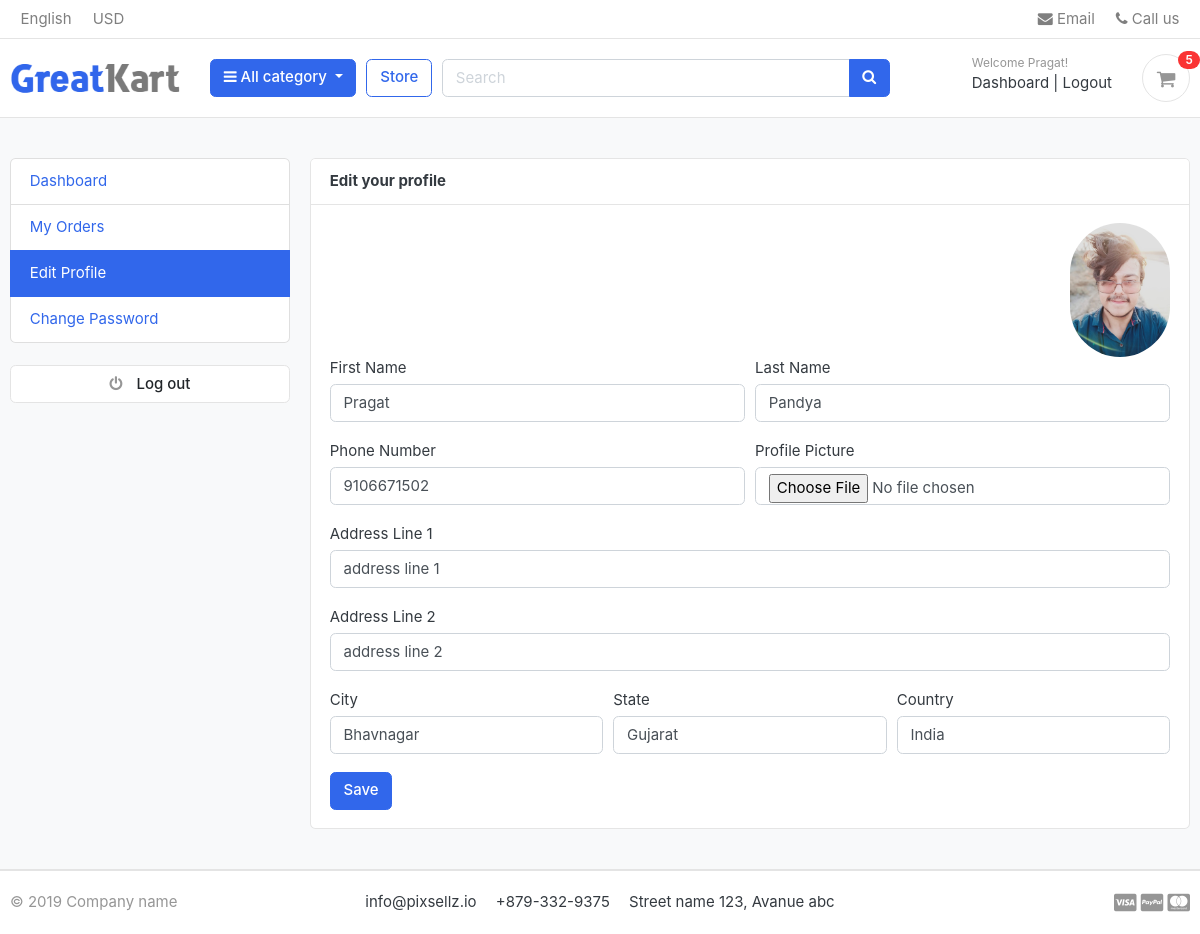
/accounts/edit_profile/ (signed in), run on the app's committed database.
### accounts/models.py (models this page shows, shortened)
class Account(AbstractBaseUser):
    first_name      = models.CharField(max_length=50)
    last_name       = models.CharField(max_length=50)
    username        = models.CharField(max_length=50, unique=True)
    email           = models.EmailField(max_length=100, unique=True)
    phone_number    = models.CharField(max_length=50)
    date_joined     = models.DateTimeField(auto_now_add=True)
    last_login      = models.DateTimeField(auto_now_add=True)
    is_admin        = models.BooleanField(default=False)
    is_staff        = models.BooleanField(default=False)
    is_active        = models.BooleanField(default=False)
    is_superadmin        = models.BooleanField(default=False)
    USERNAME_FIELD = 'email'
    REQUIRED_FIELDS = ['username', 'first_name', 'last_name']
    objects = MyAccountManager()

class UserProfile(models.Model):
    user = models.OneToOneField(Account, on_delete=models.CASCADE)
    address_line_1 = models.CharField(blank=True, max_length=100)
    address_line_2 = models.CharField(blank=True, max_length=100)
    profile_picture = models.ImageField(blank=True, upload_to='userprofile')
    city = models.CharField(blank=True, max_length=20)
    state = models.CharField(blank=True, max_length=20)
    country = models.CharField(blank=True, max_length=20)

### accounts/views.py (the view)
# urls.py: path('edit_profile/', views.edit_profile, name='edit_profile'),
@login_required(login_url='login')
def edit_profile(request):
    userprofile = get_object_or_404(UserProfile, user=request.user)
    if request.method == 'POST':
        user_form = UserForm(request.POST, instance=request.user)
        profile_form = UserProfileForm(request.POST, request.FILES, instance=userprofile)
        if user_form.is_valid() and profile_form.is_valid():
            user_form.save()
            profile_form.save()
            messages.success(request, 'Your profile has been updated.')
            return redirect('edit_profile')
    else:
        user_form = UserForm(instance=request.user)
        profile_form = UserProfileForm(instance=userprofile)
    context = {
        'user_form': user_form,
        'profile_form': profile_form,
        'userprofile': userprofile,
    }
    return render(request, 'accounts/edit_profile.html', context)

### accounts/forms.py
class UserForm(forms.ModelForm):
    class Meta:
        model = Account
        fields = ('first_name', 'last_name', 'phone_number')
    def __init__(self, *args, **kwargs):
        super(UserForm, self).__init__(*args, **kwargs)
        for field in self.fields:
            self.fields[field].widget.attrs['class'] = 'form-control'

class UserProfileForm(forms.ModelForm):
    profile_picture = forms.ImageField(required=False, error_messages = {'invalid':("Image files only")}, widget=forms.FileInput)
    class Meta:
        model = UserProfile
        fields = ('address_line_1', 'address_line_2', 'city', 'state', 'country', 'profile_picture')
    def __init__(self, *args, **kwargs):
        super(UserProfileForm, self).__init__(*args, **kwargs)
        for field in self.fields:
            self.fields[field].widget.attrs['class'] = 'form-control'

### carts/context_processors.py (called while the page is built)
def counter(request):
    cart_count = 0
    if 'admin' in request.path:
        return {}
    else:
        try:
            cart = Cart.objects.filter(cart_id=_cart_id(request))
            if request.user.is_authenticated:
                cart_items = CartItem.objects.all().filter(user=request.user)
            else:
                cart_items = CartItem.objects.all().filter(cart=cart[:1])
            for cart_item in cart_items:
                cart_count += cart_item.quantity
        except Cart.DoesNotExist:
            cart_count = 0
    return dict(cart_count=cart_count)

### carts/views.py (called while the page is built)
def _cart_id(request):
    cart = request.session.session_key
    if not cart:
        cart = request.session.create()
    return cart

### category/context_processors.py (called while the page is built)
def menu_links(request):
    links = Category.objects.all()
    return dict(links=links)

### category/models.py (called while the page is built)
    def get_url(self):
            return reverse('products_by_category', args=[self.slug])

### templates/accounts/edit_profile.html (shortened to what this page needs)
{% extends 'base.html' %}
{% block content %}
<section class="section-conten padding-y bg">
<div class="container">
	<div class="row">
	{% include 'includes/dashboard_sidebar.html' %}
	<main class="col-md-9">
		<article class="card">
		<header class="card-header">
			<strong class="d-inline-block mr-3">Edit your profile</strong>
		</header>
		<div class="card-body">
			<div class="text-right">
				<img src="{{userprofile.profile_picture.url}}" alt="Profile Picture" width="100" style="border-radius:50px;">
			</div>
			<div class="row">
			<div class="col-md-12">
				<form action="{% url 'edit_profile' %}" method="POST" enctype="multipart/form-data">
					<div class="form-row">
						<div class="form-group col-md-6">
							<label>First Name</label>
							{{user_form.first_name}}
						</div>
						<div class="form-group col-md-6">
							<label>Last Name</label>
							{{user_form.last_name}}
						</div>
					</div>
					<div class="form-row">
						<div class="form-group col-md-6">
							<label>Phone Number</label>
							{{user_form.phone_number}}
						</div>
						<div class="form-group col-md-6">
							<label>Profile Picture</label>
							{{profile_form.profile_picture}}
						</div>
					</div>
					<div class="form-group">
						<label>Address Line 1</label>
						{{profile_form.address_line_1}}
					</div>
					<div class="form-group">
						<label>Address Line 2</label>
						{{profile_form.address_line_2}}
					</div>
					<div class="form-row">
						<div class="form-group col-md-4">
							<label>City</label>
							{{profile_form.city}}
						</div>
						<div class="form-group col-md-4">
							<label>State</label>
							{{profile_form.state}}
						</div>
						<div class="form-group col-md-4">
							<label>Country</label>
							{{profile_form.country}}
						</div>
					</div>
					<input type="submit" value="Save" class="btn btn-primary">
				</form>
			</div>
			</div>
		</div>
		</article>
	</main>
</div>
</div>
</section>
{% endblock %}

### templates/includes/navbar.html (shortened to what this page needs)
{% load static %}
<header class="section-header">
<nav class="navbar p-md-0 navbar-expand-sm navbar-light border-bottom">
<div class="container">
  <div class="collapse navbar-collapse" id="navbarTop4">
    <ul class="navbar-nav mr-auto">
      <li class="nav-item dropdown">
      <a href="#" class="nav-link">   English </a>
    </li>
    <li class="nav-item dropdown">
      <a href="#" class="nav-link"> USD </a>
    </li>
    </ul>
    <ul class="navbar-nav">
    <li><a href="#" class="nav-link"> <i class="fa fa-envelope"></i> Email </a></li>
    <li><a href="#" class="nav-link"> <i class="fa fa-phone"></i> Call us </a></li>
  </ul>
  </div>
</div>
</nav>
<section class="header-main border-bottom">
  <div class="container">
<div class="row align-items-center">
  <div class="col-lg-2 col-md-3 col-6">
    <a href="{% url 'home' %}" class="brand-wrap">
      <img class="logo" src="{% static './images/logo.png' %}">
    </a>
  </div>
  <div class="col-lg col-sm col-md col-6 flex-grow-0">
    <div class="category-wrap dropdown d-inline-block float-right">
      <button type="button" class="btn btn-primary dropdown-toggle" data-toggle="dropdown">
        <i class="fa fa-bars"></i> All category
      </button>
    </div>
  </div>
  <a href="{% url 'store' %}" class="btn btn-outline-primary">Store</a>
  <div class="col-lg  col-md-6 col-sm-12 col">
    <form action="{% url 'search' %}" class="search" method='GET'>
      <div class="input-group w-100">
          <input type="text" class="form-control" style="width:60%;" placeholder="Search" name="keyword">
          <div class="input-group-append">
            <button class="btn btn-primary" type="submit">
              <i class="fa fa-search"></i>
            </button>
          </div>
        </div>
    </form>
  </div>
  <div class="col-lg-3 col-sm-6 col-8 order-2 order-lg-3">
        <div class="d-flex justify-content-end mb-3 mb-lg-0">
          {% if user.id is None %}
          <div class="widget-header">
            <small class="title text-muted">Welcome guest!</small>
            <div>
              <a href="{% url 'login' %}">Sign in</a> <span class="dark-transp"> | </span>
              <a href="{% url 'register' %}"> Register</a>
            </div>
          </div>
          {% else %}
          <div class="widget-header">
            <small class="title text-muted">Welcome {{user.first_name}}!</small>
            <div>
              <a href="{% url 'dashboard' %}">Dashboard</a> <span class="dark-transp"> | </span>
              <a href="{% url 'logout' %}"> Logout</a>
            </div>
          </div>
          {% endif %}
          <a href="{% url 'cart' %}" class="widget-header pl-3 ml-3">
            <div class="icon icon-sm rounded-circle border"><i class="fa fa-shopping-cart"></i></div>
            <span class="badge badge-pill badge-danger notify">{{cart_count}}</span>
          </a>
        </div>
      </div>
</div>
  </div>
</section>
</header>

### static/css/ui.css (style rules this page uses)
html { font-family: "Inter", sans-serif; font-size: 15px; }
.icon-xs, .icon-sm, .icon-md, .icon-lg { display: inline-block; text-align: center; flex-shrink: 0; flex-grow: 0; }
.icon-sm { width: 48px; height: 48px; line-height: 48px !important; font-size: 20px; }
.padding-y { padding-top: 40px; padding-bottom: 40px; }
article:after, .form-group:after { display: block; clear: both; content: ""; }
.bg { background-color: #f8f9fa; }
.header-main { position: relative; padding-top: 1rem; padding-bottom: 1rem; }
.brand-wrap .logo, .navbar-brand .logo { margin-right: 7px; max-height: 42px; display: inline-block; }
.widget-header { display: inline-block; vertical-align: middle; position: relative; }
.widget-header a { color: #343a40; }
.widget-header i { color: #969696; }
.widget-header .title { display: block; }
.widget-header .notify { position: absolute; top: -3px; right: -10px; }
.notify { position: absolute; top: -4px; right: -10px; display: inline-block; padding: 0.25em 0.6em; font-size: 12px; line-height: 1; text-align: center; border-radius: 3rem; color: #fff; background-color: #fa3434; }

### data on the page
Account: first_name "Pragat", last_name "Pandya", phone_number "9106671502"
UserProfile: profile_picture (picture), address_line_1 "address line 1", address_line_2 "address line 2", city "Bhavnagar", state "Gujarat", country "India"

### other printed values
{{ cart_count }} "5"
